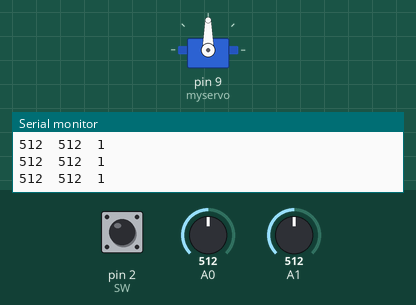
This sketch was run on a simulated Arduino Uno, built with avr-gcc and run on an emulated ATmega328P. On the bench: servo, the last lines printed to the serial monitor. Inputs (shaded band) come from the test bench; at power-on: A0 = 512, pin 2 (SW) HIGH, A1 = 512.

Above: at 1.2 s.
1.3 s: A0 set to 111
2.8 s: A0 set to 93
At 4.0 s:
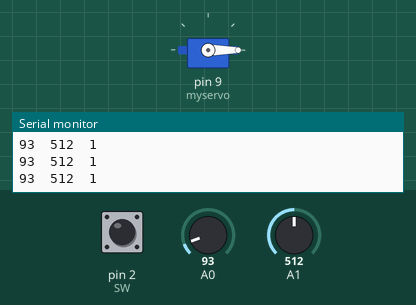
4.3 s: A0 set to 986
5.8 s: A0 set to 1011
At 7.0 s:
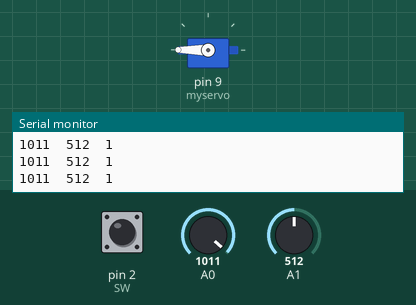
7.3 s: A0 set to 90
At 8.5 s:
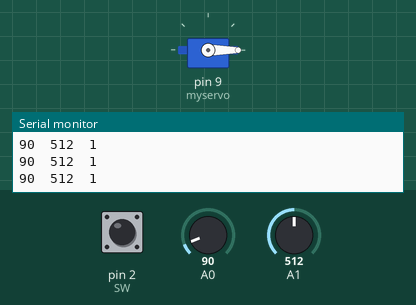
Timing chart, 0 to 10.3 s (numbered marks = the images above; inputs shaded):
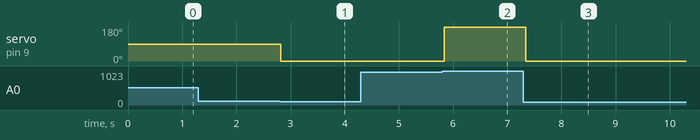

Measured:
- the behaviour switches between 101 and 100 on A0 (found by bisection; images 0 and 1)
- the behaviour switches between 999 and 1000 on A0 (found by bisection; images 1 and 2)
- after the input at 2.8 s, servo on pin 9 (myservo): 90° → 0° at once
- after the input at 5.8 s, servo on pin 9 (myservo): 0° → 180° at once
- after the input at 7.3 s, servo on pin 9 (myservo): 180° → 0° after 0.05 s

The sketch:

10_joyStickServoControl.ino
```cpp
#include <Servo.h>

#define MIN 100
#define MAX 1000
#define REF 512
#define SW 2

Servo myservo;

void setup(){
 Serial.begin(9600);
 pinMode(SW, INPUT_PULLUP);
 myservo.attach(9);
}

void loop(){
  int x = analogRead(A0);
  int y = analogRead(A1);
  int s = digitalRead(SW);
  Serial.print(x);
  Serial.print('\t');
  Serial.print(y);
  Serial.print('\t');
  Serial.println(s);

  if(x >= MAX) myservo.write(180);
  else if(x <= MIN) myservo.write(0);
  delay(100);
}
```
